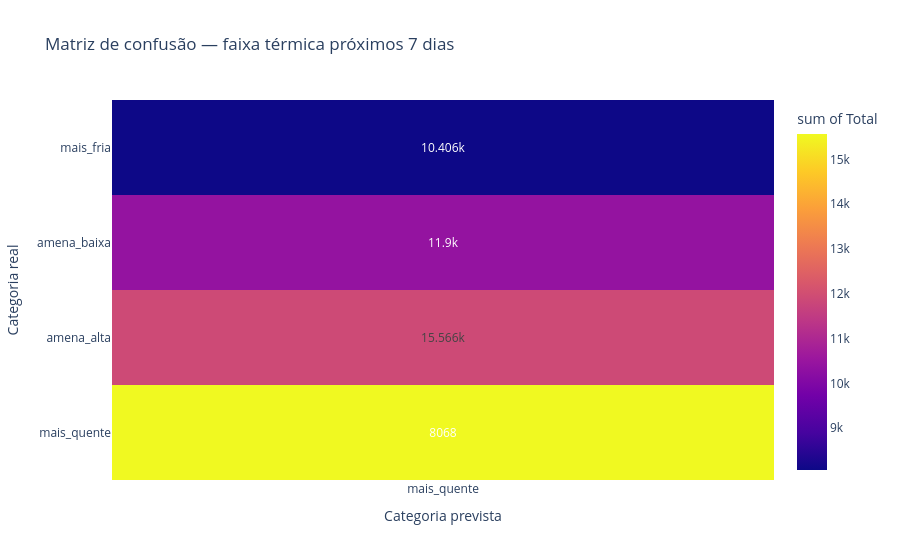

Source (notebook cell):
### Markdown cell above
### Gráfico: matriz de confusão — próximos 7 dias

### Code cell
fig = px.density_heatmap(
    spark_df_para_dicts(matriz_confusao_semana),
    x="categoria_prevista",
    y="categoria_real",
    z="total",
    text_auto=True,
    title="Matriz de confusão — faixa térmica próximos 7 dias",
    labels={
        "categoria_prevista": "Categoria prevista",
        "categoria_real": "Categoria real",
        "total": "Total"
    },
    category_orders={
        "categoria_real": ["mais_fria", "amena_baixa", "amena_alta", "mais_quente"],
        "categoria_prevista": ["mais_fria", "amena_baixa", "amena_alta", "mais_quente"]
    }
)

fig.show()

### Figure 1 — Plotly figure (JSON) as saved in the notebook; plotly's stock layout.template omitted (floating-point values rounded to 4 significant figures)
{"data": [{"coloraxis": "coloraxis", "histfunc": "sum", "hovertemplate": "Categoria prevista=%{x}<br>Categoria real=%{y}<br>sum of Total=%{z}<extra></extra>", "name": "", "texttemplate": "%{z}", "type": "histogram2d", "x": ["mais_quente", "mais_quente", "mais_quente", "mais_quente"], "xaxis": "x", "xbingroup": "x", "y": ["amena_alta", "amena_baixa", "mais_fria", "mais_quente"], "yaxis": "y", "ybingroup": "y", "z": [11900, 10406, 8068, 15566]}], "layout": {"coloraxis": {"colorbar": {"title": {"text": "sum of Total"}}, "colorscale": [[0, "#0d0887"], [0.1111, "#46039f"], [0.2222, "#7201a8"], [0.3333, "#9c179e"], [0.4444, "#bd3786"], [0.5556, "#d8576b"], [0.6667, "#ed7953"], [0.7778, "#fb9f3a"], [0.8889, "#fdca26"], [1, "#f0f921"]]}, "legend": {"tracegroupgap": 0}, "title": {"text": "Matriz de confusão — faixa térmica próximos 7 dias"}, "xaxis": {"anchor": "y", "categoryarray": ["mais_fria", "amena_baixa", "amena_alta", "mais_quente"], "categoryorder": "array", "domain": [0, 1], "title": {"text": "Categoria prevista"}}, "yaxis": {"anchor": "x", "categoryarray": ["mais_quente", "amena_alta", "amena_baixa", "mais_fria"], "categoryorder": "array", "domain": [0, 1], "title": {"text": "Categoria real"}}}}
